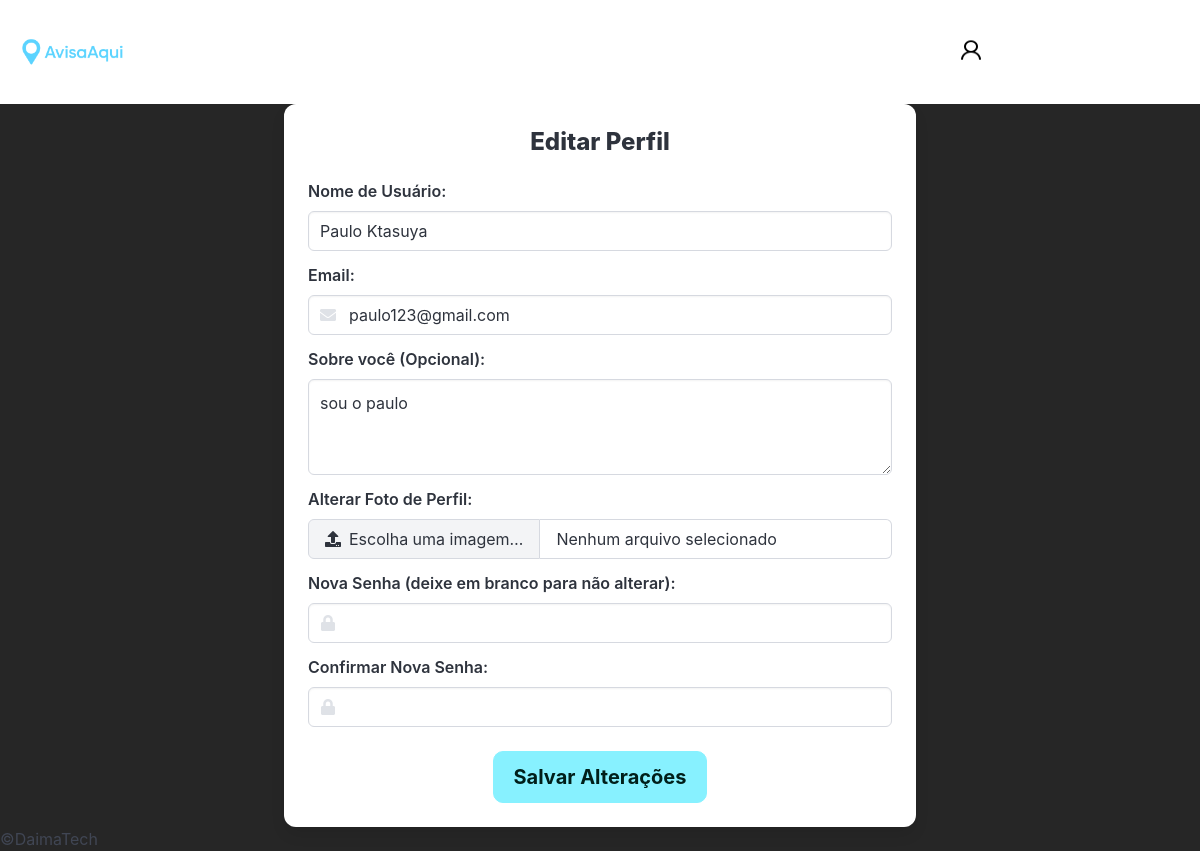
Before: /editar-perfil/2 (signed in) with the older database file.
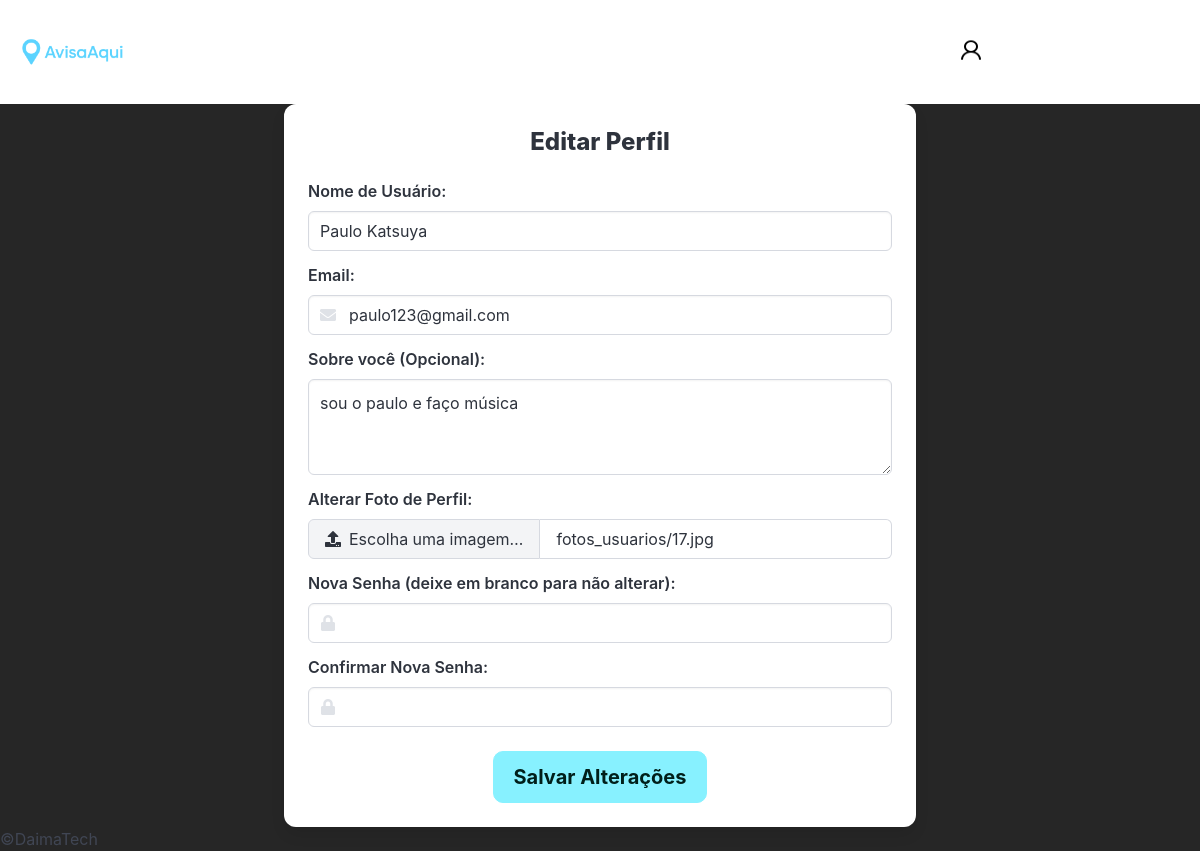
After: the same page with the newer database file.
### appHome/models.py (models this page shows, shortened)
class Usuario(models.Model):
    nome_usuario = models.CharField(max_length=45, unique=True)
    email = models.CharField(max_length=120, unique=True)
    senha = models.CharField(max_length=25)
    foto = models.ImageField(upload_to='fotos_usuarios/', blank=True, null=True)
    descricao = models.TextField(blank=True)

### appHome/views.py (the view)
# urls.py: path('editar-perfil/<int:cd_usuario>', views.editar_perfil, name="editar_perfil"),
def editar_perfil(request, cd_usuario):
    if 'email' not in request.session:
        return redirect("login")
    try:
        usuario_logado = Usuario.objects.get(email=request.session['email'])
    except Usuario.DoesNotExist:
        request.session.flush()
        return redirect('login')
    if usuario_logado.id != cd_usuario:
        return redirect("home")
    if request.method == 'POST':
        form = UsuarioEditForm(request.POST, request.FILES, instance=usuario_logado)
        if form.is_valid():
            usuario = form.save(commit=False)
            nova_senha = form.cleaned_data.get('senha')
            if nova_senha:
                usuario.senha = nova_senha
            usuario.save()
            request.session['descricao'] = usuario.descricao
            request.session['nome'] = usuario.nome_usuario
            if usuario.foto:
                request.session["foto_perfil_url"] = usuario.foto.url
            else:
                request.session["foto_perfil_url"] = static('img/icon-user.png')
            return redirect('perfil', cd_usuario=usuario.id)
    else:
        form = UsuarioEditForm(instance=usuario_logado)
    if usuario_logado.foto:
        foto_url = usuario_logado.foto.url
    else:
        foto_url = static('img/icon-user.png')
    dados = {
        'form': form,
        'usuario': usuario_logado,
        'foto_perfil_url': foto_url,
    }
    return render(request, 'editar-perfil.html', dados)

### appHome/forms.py (shortened to what this page needs)
class UsuarioEditForm(forms.ModelForm):
    senha = forms.CharField(
        label="Nova Senha (deixe em branco para não alterar)",
        required=False,
        widget=forms.PasswordInput(attrs={'class': 'input'})
    )
    confirmar_senha = forms.CharField(
        label="Confirmar Nova Senha",
        required=False, # Confirmação também não é obrigatória
        widget=forms.PasswordInput(attrs={'class': 'input'})
    )
    class Meta:
        model = Usuario
        fields = ('nome_usuario', 'email', 'descricao', 'foto', 'senha')
        widgets = {
            'nome_usuario': forms.TextInput(attrs={'class': 'input'}),
            'email': forms.EmailInput(attrs={'class': 'input'}),
            'foto': forms.FileInput(attrs={'accept': 'image/*', 'class': 'input'}),
            'descricao': forms.Textarea(attrs={'class': 'textarea', 'rows': 4}),
        }

### appHome/templates/editar-perfil.html (shortened to what the changed rows need)
{% extends 'template.html' %}
{% load static %}
{% load widget_tweaks %}
{% block conteudo %}
    <div class="container">
        <div class="columns is-centered">
            <div class="column is-two-thirds-desktop is-two-thirds-tablet is-full-mobile">
                <div class="box p-5">
                    <h2 class="title is-4 has-text-centered mb-5">Editar Perfil</h2>
                    <form action="{% url 'editar_perfil' cd_usuario=usuario.id %}" method="POST" enctype="multipart/form-data">
                        <div class="field">
                            <div class="control">
                                {{ form.nome_usuario|add_class:"input" }}
                            </div>
                        </div>
                        <div class="field">
                            <div class="control has-icons-left">
                                {{ form.email|add_class:"input"|attr:"type:email" }}
                                <span class="icon is-small is-left"></span>
                            </div>
                        </div>
                        <div class="field">
                            <div class="control">
                                {{ form.descricao|add_class:"textarea"|attr:"rows:3" }}
                            </div>
                        </div>
                        <div class="field">
                            <div class="control">
                                <div class="file has-name is-fullwidth">
                                    <label class="file-label">
                                        <span class="file-cta">
                                            <span class="file-icon">
                                            </span>
                                            <span class="file-label">
                                            </span>
                                        </span>
                                        <span class="file-name" id="file-name-foto-perfil-edit">
                                            {% if usuario.foto %}{{ usuario.foto.name|cut:"fotos_perfil/" }}{% else %}Nenhum arquivo selecionado{% endif %}
                                        </span>
                                    </label>
                                </div>
                            </div>
                        </div>
                        <div class="field">
                            <div class="control has-icons-left">
                                {{ form.senha|add_class:"input"|attr:"type:password" }}
                                <span class="icon is-small is-left"></span>
                            </div>
                        </div>
                    </form>
                </div>
            </div>
        </div>
    </div>
{% endblock %}

Changed rows visible on the page:
changed Usuario "paulo123@gmail.com": nome_usuario "Paulo Ktasuya" → "Paulo Katsuya"; descricao "sou o paulo" → "sou o paulo e faço música"; foto.name (not shown) → "fotos_usuarios/17.jpg"
Other visible differences:
text no longer shown: "Nenhum arquivo selecionado"
